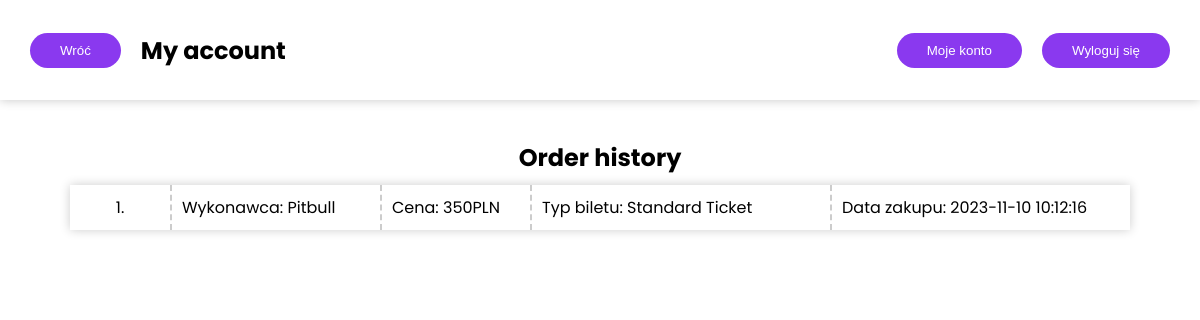
Screenshot of /account/account.php (signed in) with the database file from the repository.
### tables this page shows
CREATE TABLE `orders` (
  `orderID` int(11) NOT NULL,
  `userName` varchar(255) NOT NULL,
  `eventName` varchar(255) NOT NULL,
  `eventID` int(11) NOT NULL,
  `ticketName` varchar(255) NOT NULL,
  `ticketPrice` float NOT NULL,
  `ticketDate` varchar(255) NOT NULL
);

### account/account.php (the view, shortened to what this page needs)
<?php
  require_once $_SERVER['DOCUMENT_ROOT'] . '/tai_drugi/conn.php';
?>
<!DOCTYPE html>
<html lang="en">
  <head>
    <link rel="stylesheet" href="style.css" />
  </head>
  <body>
    <nav>
      <div class='functional-buttons'>
        <form action="../main/main.php" method="post">
          <input type="submit" value="Wróć" id="back-button" name="backbutton">
        </form>
        <span>
          <h1>
            My account
          </h1>
        </span>
      </div>
      <div class='functional-buttons'>
        <form method='post' action='../account/account.php'>
          <input type='submit' value='Moje konto' name="my-account"/>
        </form>
        <form action="account.php" method="post">
          <input type='submit' value='Wyloguj się' name='logout_input' />
        </form>
      </div>
    </nav>
    <article id="accounts-container">
      <h1>
        Order history
      </h1>
      <div class='order-history'>
        <?php
          $username = $_SESSION['username'];
          $orderedQ = "SELECT * FROM orders WHERE userName='$username'";
          $orderedTickers = mysqli_query($conn,$orderedQ);
          $i = 1;
          while($ticket = mysqli_fetch_assoc($orderedTickers)){
            echo "
              <div class='order-info'>
                <div class='order-count'>$i.</div>
                <div class='order-artist'>Wykonawca: $ticket[eventName]</div>
                <div class='order-price'>Cena: $ticket[ticketPrice]PLN</div>
                <div class='order-type'>Typ biletu: $ticket[ticketName]</div>
                <div class='order-date'>Data zakupu: $ticket[ticketDate]</div>
              </div>
            ";
            $i++;
          }
        ?>
      </div>
    </article>
</body>
</html>

### account/style.css (style rules this page uses)
body { font-family: "Poppins", sans-serif; margin: 0; overflow-x: hidden; animation: fadeIn 2s; }
h1 { margin: 0; }
nav { position: fixed; z-index: 9; height: 100px; width: 100vw; background: #fff; box-shadow: 0px 0px 10px 0px rgba(0, 0, 0, 0.226); padding: 0 30px; display: flex; align-items: center; justify-content: space-between; gap: 20px; }
nav .functional-buttons { display: flex; gap: 20px; align-items: center; }
nav .functional-buttons form { height: 35px; }
nav .functional-buttons form input { height: 100%; padding: 10px 30px; border: none; border-radius: 25px; background-color: #8a39ef; color: #fff; transition: 0.3s; }
* { box-sizing: border-box; }
article { min-height: 70vh; width: 100%; padding-top: 140px; display: flex; flex-direction: column; align-items: center; }
.order-history { width: 70%; }
.order-info { display: grid; grid-template-columns: 100px 0.7fr 0.5fr 1fr 1fr; box-shadow: 0px 0px 10px 0px rgba(0, 0, 0, 0.2); margin: 10px; }
.order-info div { padding: 10px; display: flex; align-items: center; border-left: 2px dashed rgba(0, 0, 0, 0.2); }
.order-info div:first-child { border: none; }
.order-info .order-count { grid-column: 1/2; justify-content: center; }
.order-info .order-artist { grid-column: 2/3; }
.order-info .order-price { grid-column: 3/4; }
.order-info .order-type { grid-column: 4/5; }
.order-info .order-date { grid-column: 5/6; }
@media (max-width: 1470px) { .order-history { width: 90%; } }

### rows the page displays
orders: eventName "Pitbull", ticketPrice "350", ticketName "Standard Ticket", ticketDate "2023-11-10 10:12:16"
